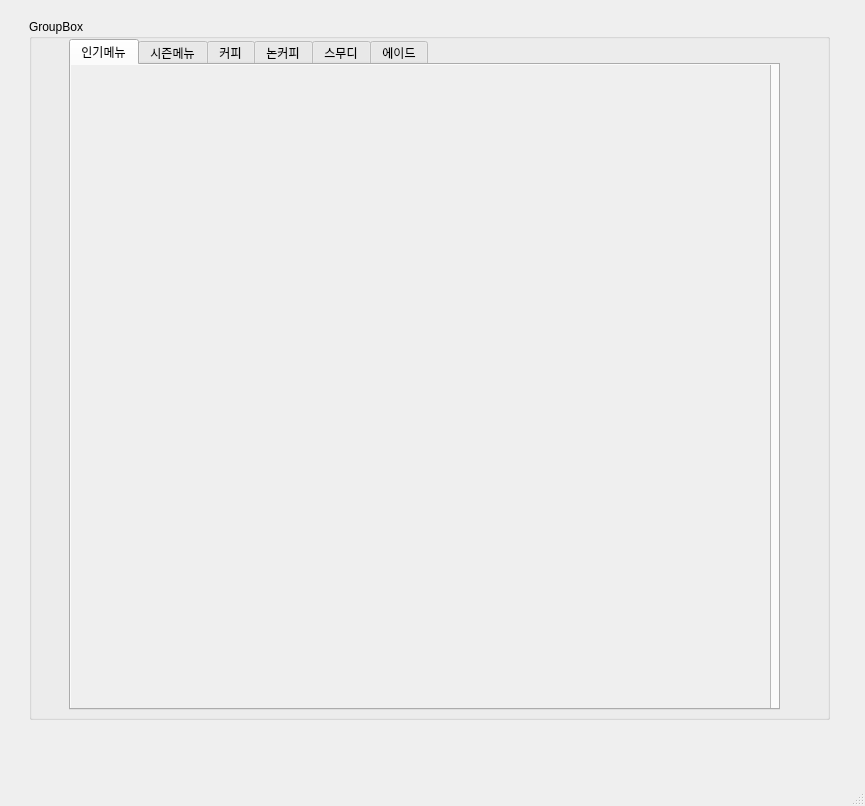
<?xml version="1.0" encoding="UTF-8"?>
<ui version="4.0">
 <class>MainWindow</class>
 <widget class="QMainWindow" name="MainWindow">
  <property name="geometry">
   <rect>
    <x>0</x>
    <y>0</y>
    <width>865</width>
    <height>806</height>
   </rect>
  </property>
  <property name="windowTitle">
   <string>MainWindow</string>
  </property>
  <widget class="QWidget" name="centralwidget">
   <property name="maximumSize">
    <size>
     <width>16777215</width>
     <height>16777215</height>
    </size>
   </property>
   <widget class="QGroupBox" name="groupBox">
    <property name="geometry">
     <rect>
      <x>29</x>
      <y>19</y>
      <width>801</width>
      <height>701</height>
     </rect>
    </property>
    <property name="title">
     <string>GroupBox</string>
    </property>
    <widget class="QTabWidget" name="tabWidget">
     <property name="geometry">
      <rect>
       <x>40</x>
       <y>20</y>
       <width>711</width>
       <height>671</height>
      </rect>
     </property>
     <property name="currentIndex">
      <number>0</number>
     </property>
     <widget class="QWidget" name="tab">
      <property name="mouseTracking">
       <bool>false</bool>
      </property>
      <attribute name="title">
       <string>인기메뉴</string>
      </attribute>
      <widget class="QScrollArea" name="scrollArea">
       <property name="geometry">
        <rect>
         <x>-1</x>
         <y>-1</y>
         <width>701</width>
         <height>651</height>
        </rect>
       </property>
       <property name="mouseTracking">
        <bool>false</bool>
       </property>
       <property name="widgetResizable">
        <bool>true</bool>
       </property>
       <widget class="QWidget" name="scrollAreaWidgetContents">
        <property name="geometry">
         <rect>
          <x>0</x>
          <y>0</y>
          <width>699</width>
          <height>649</height>
         </rect>
        </property>
        <widget class="QWidget" name="gridLayoutWidget_8">
         <property name="geometry">
          <rect>
           <x>0</x>
           <y>0</y>
           <width>701</width>
           <height>641</height>
          </rect>
         </property>
         <layout class="QGridLayout" name="gridLayout_8"/>
        </widget>
       </widget>
      </widget>
     </widget>
     <widget class="QWidget" name="tab_2">
      <attribute name="title">
       <string>시즌메뉴</string>
      </attribute>
      <widget class="QScrollArea" name="scrollArea_2">
       <property name="geometry">
        <rect>
         <x>0</x>
         <y>0</y>
         <width>701</width>
         <height>651</height>
        </rect>
       </property>
       <property name="widgetResizable">
        <bool>true</bool>
       </property>
       <widget class="QWidget" name="scrollAreaWidgetContents_2">
        <property name="geometry">
         <rect>
          <x>0</x>
          <y>0</y>
          <width>699</width>
          <height>649</height>
         </rect>
        </property>
        <widget class="QWidget" name="gridLayoutWidget_2">
         <property name="geometry">
          <rect>
           <x>-1</x>
           <y>-1</y>
           <width>701</width>
           <height>641</height>
          </rect>
         </property>
         <layout class="QGridLayout" name="gridLayout_2"/>
        </widget>
       </widget>
      </widget>
     </widget>
     <widget class="QWidget" name="tab_3">
      <attribute name="title">
       <string>커피</string>
      </attribute>
      <widget class="QScrollArea" name="scrollArea_3">
       <property name="geometry">
        <rect>
         <x>-1</x>
         <y>-4</y>
         <width>711</width>
         <height>651</height>
        </rect>
       </property>
       <property name="widgetResizable">
        <bool>true</bool>
       </property>
       <widget class="QWidget" name="scrollAreaWidgetContents_6">
        <property name="geometry">
         <rect>
          <x>0</x>
          <y>0</y>
          <width>709</width>
          <height>649</height>
         </rect>
        </property>
        <widget class="QWidget" name="gridLayoutWidget_3">
         <property name="geometry">
          <rect>
           <x>0</x>
           <y>0</y>
           <width>711</width>
           <height>651</height>
          </rect>
         </property>
         <layout class="QGridLayout" name="gridLayout_3"/>
        </widget>
       </widget>
      </widget>
     </widget>
     <widget class="QWidget" name="tab_4">
      <attribute name="title">
       <string>논커피</string>
      </attribute>
      <widget class="QWidget" name="gridLayoutWidget_6">
       <property name="geometry">
        <rect>
         <x>0</x>
         <y>0</y>
         <width>371</width>
         <height>461</height>
        </rect>
       </property>
       <layout class="QGridLayout" name="gridLayout_6">
        <item row="0" column="0">
         <widget class="QPushButton" name="n_coffee1">
          <property name="text">
           <string/>
          </property>
         </widget>
        </item>
        <item row="0" column="1">
         <widget class="QPushButton" name="n_coffee2">
          <property name="text">
           <string/>
          </property>
         </widget>
        </item>
        <item row="0" column="2">
         <widget class="QPushButton" name="n_coffee3">
          <property name="text">
           <string/>
          </property>
         </widget>
        </item>
        <item row="1" column="0">
         <widget class="QPushButton" name="n_coffee4">
          <property name="text">
           <string/>
          </property>
         </widget>
        </item>
        <item row="1" column="1">
         <widget class="QPushButton" name="n_coffee5">
          <property name="text">
           <string/>
          </property>
         </widget>
        </item>
        <item row="1" column="2">
         <widget class="QPushButton" name="n_coffee6">
          <property name="text">
           <string/>
          </property>
         </widget>
        </item>
        <item row="2" column="0">
         <widget class="QPushButton" name="n_coffee7">
          <property name="text">
           <string/>
          </property>
         </widget>
        </item>
        <item row="2" column="1">
         <widget class="QPushButton" name="n_coffee8">
          <property name="text">
           <string/>
          </property>
         </widget>
        </item>
        <item row="2" column="2">
         <widget class="QPushButton" name="n_coffee9">
          <property name="text">
           <string/>
          </property>
         </widget>
        </item>
       </layout>
      </widget>
     </widget>
     <widget class="QWidget" name="tab_5">
      <attribute name="title">
       <string>스무디</string>
      </attribute>
      <widget class="QWidget" name="gridLayoutWidget_7">
       <property name="geometry">
        <rect>
         <x>0</x>
         <y>0</y>
         <width>371</width>
         <height>461</height>
        </rect>
       </property>
       <layout class="QGridLayout" name="gridLayout_7">
        <item row="0" column="2">
         <widget class="QPushButton" name="smoothie3">
          <property name="text">
           <string/>
          </property>
         </widget>
        </item>
        <item row="0" column="0">
         <widget class="QPushButton" name="smoothie1">
          <property name="text">
           <string/>
          </property>
         </widget>
        </item>
        <item row="0" column="1">
         <widget class="QPushButton" name="smoothie2">
          <property name="text">
           <string/>
          </property>
         </widget>
        </item>
        <item row="1" column="0">
         <widget class="QPushButton" name="smoothie4">
          <property name="text">
           <string/>
          </property>
         </widget>
        </item>
        <item row="1" column="1">
         <widget class="QPushButton" name="smoothie5">
          <property name="text">
           <string/>
          </property>
         </widget>
        </item>
        <item row="1" column="2">
         <widget class="QPushButton" name="smoothie6">
          <property name="text">
           <string/>
          </property>
         </widget>
        </item>
        <item row="2" column="0">
         <widget class="QPushButton" name="smoothie7">
          <property name="text">
           <string/>
          </property>
         </widget>
        </item>
        <item row="2" column="1">
         <widget class="QPushButton" name="smoothie8">
          <property name="text">
           <string/>
          </property>
         </widget>
        </item>
        <item row="2" column="2">
         <widget class="QPushButton" name="smoothie9">
          <property name="text">
           <string/>
          </property>
         </widget>
        </item>
       </layout>
      </widget>
     </widget>
     <widget class="QWidget" name="tab_6">
      <attribute name="title">
       <string>에이드</string>
      </attribute>
      <widget class="QWidget" name="gridLayoutWidget">
       <property name="geometry">
        <rect>
         <x>0</x>
         <y>0</y>
         <width>371</width>
         <height>461</height>
        </rect>
       </property>
       <layout class="QGridLayout" name="gridLayout">
        <item row="0" column="1">
         <widget class="QPushButton" name="ade2">
          <property name="text">
           <string/>
          </property>
         </widget>
        </item>
        <item row="0" column="0">
         <widget class="QPushButton" name="ade1">
          <property name="text">
           <string/>
          </property>
         </widget>
        </item>
        <item row="0" column="2">
         <widget class="QPushButton" name="ade3">
          <property name="text">
           <string/>
          </property>
         </widget>
        </item>
        <item row="1" column="0">
         <widget class="QPushButton" name="ade4">
          <property name="text">
           <string/>
          </property>
         </widget>
        </item>
        <item row="1" column="1">
         <widget class="QPushButton" name="ade5">
          <property name="text">
           <string/>
          </property>
         </widget>
        </item>
        <item row="2" column="0">
         <widget class="QPushButton" name="ade7">
          <property name="text">
           <string/>
          </property>
         </widget>
        </item>
        <item row="2" column="1">
         <widget class="QPushButton" name="ade8">
          <property name="text">
           <string/>
          </property>
         </widget>
        </item>
        <item row="1" column="2">
         <widget class="QPushButton" name="ade6">
          <property name="text">
           <string/>
          </property>
         </widget>
        </item>
        <item row="2" column="2">
         <widget class="QPushButton" name="ade9">
          <property name="text">
           <string/>
          </property>
         </widget>
        </item>
       </layout>
      </widget>
     </widget>
    </widget>
   </widget>
  </widget>
  <widget class="QMenuBar" name="menubar">
   <property name="geometry">
    <rect>
     <x>0</x>
     <y>0</y>
     <width>865</width>
     <height>26</height>
    </rect>
   </property>
  </widget>
  <widget class="QStatusBar" name="statusbar"/>
 </widget>
 <resources/>
 <connections/>
</ui>
